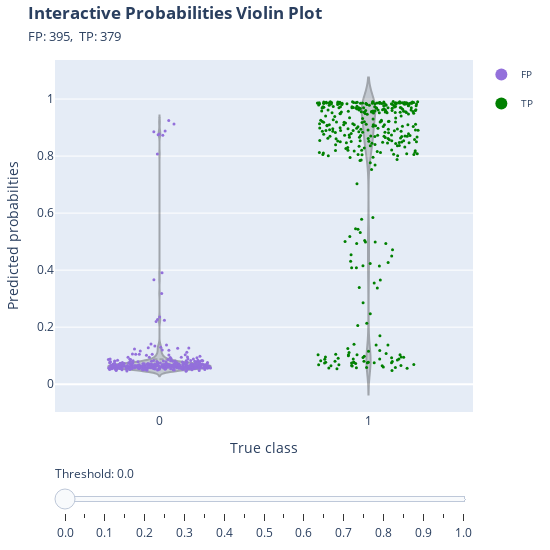

Source (notebook cell):
### Code cell
threshold_step = 0.05

bc.predicted_proba_violin_plot(true_y = y_val, 
                               predicted_proba = test_predicted_proba, 
                               threshold_step = threshold_step)
